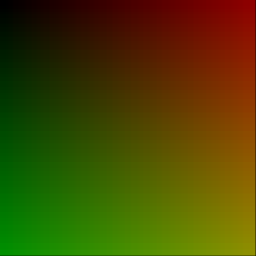
Frame 1 (no input)
Frame 60 (no input): identical to frame 1, image omitted
Frame 120 (the mouse pressed at the canvas centre since frame 60): identical to frame 1, image omitted

The p5.js sketch that drew this single still picture (run headless with seeded random() and noise() and a simulated clock; from frame 60 on, the mouse is pressed at the canvas centre):

// p5.js sketch
// ── sketch.js
var fac = 1;
var dim = 256 * fac;

function setup() {
  createCanvas(dim, dim);
  background(color(0, 0, 0));
  var r = 0;
  var g = 0;
  var b = 0;
  var nr = 0;
  var ng = 0;
  var dir = 1;
  for (var y = 0; y < dim; y++) {
    for (var x = 0; x < dim; x++) {
      stroke(color(r, g, b));
      point(x, y);
      nr++;
      if (nr >= fac) {
        nr = 0;
        r++;
      } else {
        b += dir;
        if (b > 255) {
          dir = -1;
          b = 255;
        } else if (b < 0) {
          b = 0;
          dir = 1;
        }
      }
      if (r > 255) {
        r = 0;
        ng++;
        if (ng >= fac) {
          ng = 0;
          g++;
        }
        if (g > 255) {
          g = 0;
        }
      }
    }
    // console.log("y = " + y + " r=" + r + " g=" + g + " b=" + b);
  }
  //console.log('r='+r+' g='+g+' b='+b);
}

function draw() {}
